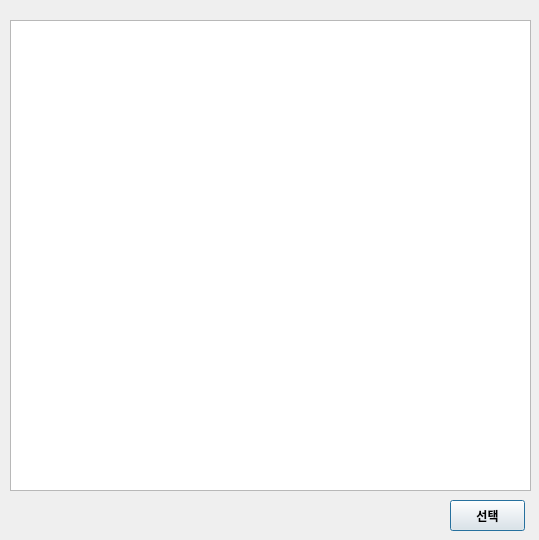
<?xml version="1.0" encoding="UTF-8"?>
<ui version="4.0">
 <class>Dialog</class>
 <widget class="QDialog" name="Dialog">
  <property name="geometry">
   <rect>
    <x>0</x>
    <y>0</y>
    <width>539</width>
    <height>540</height>
   </rect>
  </property>
  <property name="windowTitle">
   <string>Dialog</string>
  </property>
  <widget class="QTableWidget" name="tbl_info">
   <property name="geometry">
    <rect>
     <x>10</x>
     <y>20</y>
     <width>521</width>
     <height>471</height>
    </rect>
   </property>
   <property name="selectionBehavior">
    <enum>QAbstractItemView::SelectRows</enum>
   </property>
  </widget>
  <widget class="QPushButton" name="btn_confirm">
   <property name="geometry">
    <rect>
     <x>450</x>
     <y>500</y>
     <width>75</width>
     <height>31</height>
    </rect>
   </property>
   <property name="font">
    <font>
     <family>맑은 고딕</family>
     <weight>75</weight>
     <bold>true</bold>
    </font>
   </property>
   <property name="text">
    <string>선택</string>
   </property>
  </widget>
 </widget>
 <resources/>
 <connections/>
</ui>
